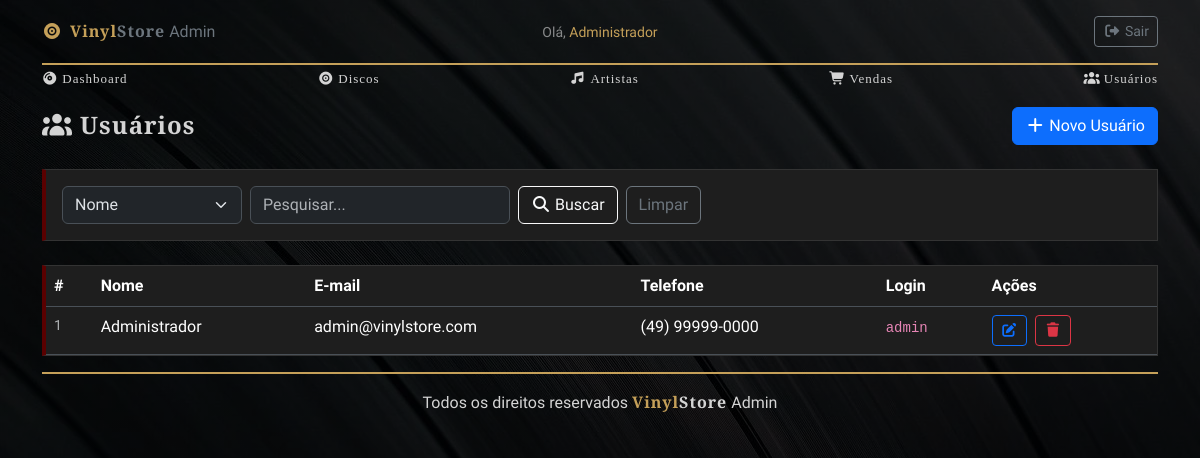
The page /usuario/UsuarioList.php (signed in) on the database its author committed.
### tables this page shows
CREATE TABLE IF NOT EXISTS `usuarios` (
  `id` int NOT NULL AUTO_INCREMENT,
  `nome` varchar(100) NOT NULL,
  `telefone` varchar(20) DEFAULT NULL,
  `email` varchar(100) NOT NULL,
  `login` varchar(50) NOT NULL,
  `senha` varchar(255) NOT NULL,
  PRIMARY KEY (`id`),
  UNIQUE KEY `login` (`login`)
);

### database/db.class.php (called while the page is built, shortened)
<?php
class db
{
    private $host = 'localhost';
    private $user = 'root';
    private $password = '';
    private $port = '3306';
    private $dbname = 'db_pweb1_discos';
    private $table_name;
    private $conn;
    public function __construct($table_name)
    {
        $this->table_name = $table_name;
        $this->conn = $this->connect();
    }
    private function connect()
    {
        try {
            $pdo = new PDO(
                "mysql:host=$this->host;dbname=$this->dbname;port=$this->port;charset=utf8",
                $this->user,
                $this->password
            );
            $pdo->setAttribute(PDO::ATTR_ERRMODE, PDO::ERRMODE_EXCEPTION);
            return $pdo;
        } catch (PDOException $e) {
            die('Erro na conexão: ' . $e->getMessage());
        }
    }
    public function all()
    {
        $sql = "SELECT * FROM $this->table_name";
        $st = $this->conn->prepare($sql);
        $st->execute();
        return $st->fetchAll(PDO::FETCH_OBJ);
    }
}

### usuario/UsuarioList.php (the view, shortened to what this page needs)
<?php
include '../header.php';
include_once '../database/db.class.php';
$db = new db('usuarios');
$usuarios = $db->all();
?>
<div class="d-flex justify-content-between align-items-center mb-4">
    <h4 class="fw-bold mb-0"><i class="fa-solid fa-users me-2"></i>Usuários</h4>
    <a href="UsuarioForm.php" class="btn btn-primary">
        <i class="fa-solid fa-plus me-1"></i>Novo Usuário
    </a>
</div>
<form method="POST" class="glass-effect p-3 mb-4 d-flex gap-2 flex-wrap">
    <select name="tipo" class="form-select" style="max-width:180px;">
        <option value="nome">Nome</option>
    </select>
    <input type="text" name="valor" class="form-control" style="max-width:260px;"
           placeholder="Pesquisar..."
           value="<?= $_POST['valor'] ?? '' ?>">
    <button type="submit" name="buscar" class="btn btn-outline-light">
        <i class="fa-solid fa-magnifying-glass me-1"></i>Buscar
    </button>
    <a href="UsuarioList.php" class="btn btn-outline-secondary">Limpar</a>
</form>
<div class="glass-effect p-0 overflow-hidden">
    <table class="table table-hover mb-0">
        <thead>
            <tr>
                <th>#</th>
                <th>Nome</th>
                <th>E-mail</th>
                <th>Telefone</th>
                <th>Login</th>
                <th>Ações</th>
            </tr>
        </thead>
        <tbody>
            <?php if (empty($usuarios)): ?>
                <tr><td colspan="6" class="text-center text-muted py-4">Nenhum usuário encontrado.</td></tr>
            <?php else: ?>
                <?php foreach ($usuarios as $usuario): ?>
                <tr>
                    <td class="text-muted small"><?= $usuario->id ?></td>
                    <td><?= $usuario->nome ?></td>
                    <td><?= $usuario->email ?></td>
                    <td><?= $usuario->telefone ?? '' ?></td>
                    <td><code><?= $usuario->login ?></code></td>
                    <td>
                        <a href="UsuarioForm.php?id=<?= $usuario->id ?>" class="btn btn-sm btn-outline-primary me-1">
                            <i class="fa-solid fa-pen-to-square"></i>
                        </a>
                        <a href="?delete=<?= $usuario->id ?>"
                           class="btn btn-sm btn-outline-danger"
                           onclick="return confirm('Deseja excluir este usuário?')">
                            <i class="fa-solid fa-trash"></i>
                        </a>
                    </td>
                </tr>
                <?php endforeach; ?>
            <?php endif; ?>
        </tbody>
    </table>
</div>
<?php include '../footer.php'; ?>

### header.php (style rules this page uses)
:root { --gothic-red: #5a0000; --gothic-gold: #c5a059; --dark-bg: #121212; --card-bg: #1e1e1e; }
body { background-color: var(--dark-bg); background-image: linear-gradient(rgba(0,0,0,0.7), rgba(0,0,0,0.7)), url('/pweb_1_av02/site/admin/background_vinyl.webp'); background-size: cover; background-position: center; background-attachment: fixed; color: #d4d4d4; font-family: 'Special Elite', cursive; }
h1, h2, h3, h4, h5, strong { font-family: 'Cinzel', serif; letter-spacing: 1px; }
.glass-effect { background-color: var(--card-bg); border: 1px solid #333; border-left: 4px solid var(--gothic-red); padding: 20px; margin-top: 20px; transition: 0.4s; }
.table { --bs-table-bg: transparent; }

### rows shown on the page
usuarios: id "1", nome "Administrador", email "admin@vinylstore.com", telefone "(49) 99999-0000", login "admin"

### other values the page prints
$_SESSION['usuario_nome'] "Administrador"
